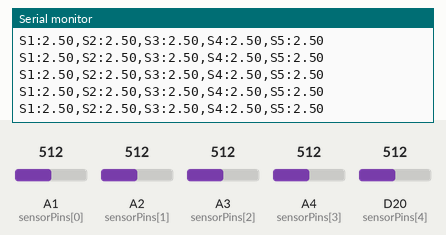
Bench run of a sketch on a simulated Arduino Zero (SAMD21). On the bench: the last lines printed to the serial monitor. The inputs (shaded band) are chosen by the test bench; at power-on: A1 (sensorPins[0]) = 512, A2 (sensorPins[1]) = 512, A3 (sensorPins[2]) = 512, A4 (sensorPins[3]) = 512, D20 (sensorPins[4]) = 512 (analog values on the 0–1023 scale).

Above: at 2.7 s.
2.8 s: A1 (sensorPins[0]) set to 716
At 3.6 s:
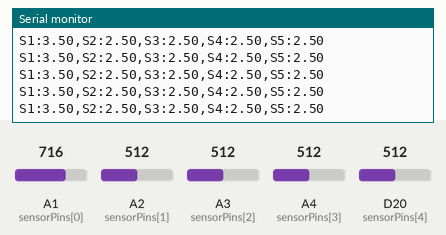
4.3 s: A2 (sensorPins[1]) set to 716
At 5.2 s:
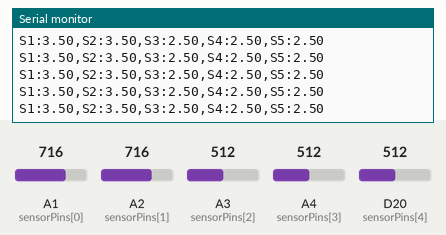
5.8 s: A3 (sensorPins[2]) set to 716
At 6.3 s:
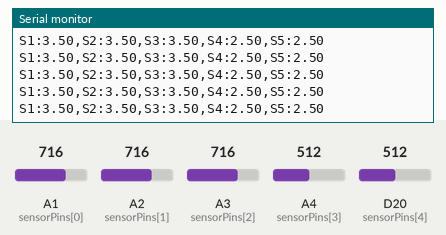
7.3 s: A4 (sensorPins[3]) set to 716
At 8.3 s:
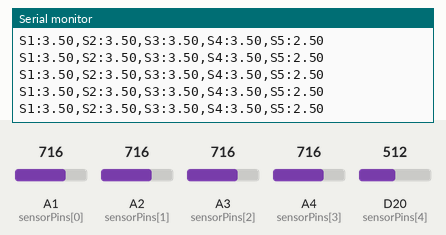
8.8 s: D20 (sensorPins[4]) set to 716
At 9.3 s:
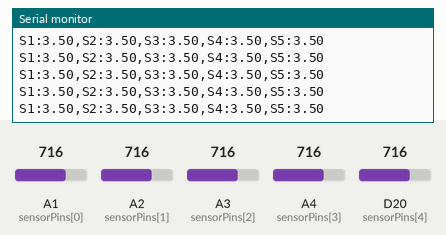
10.3 s: A1 (sensorPins[0]) set to 992
At 11.0 s:
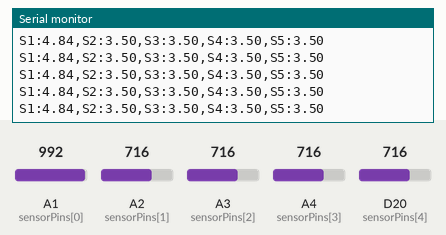
Timing chart, 0 to 12.8 s (numbered marks = the images above; inputs shaded):
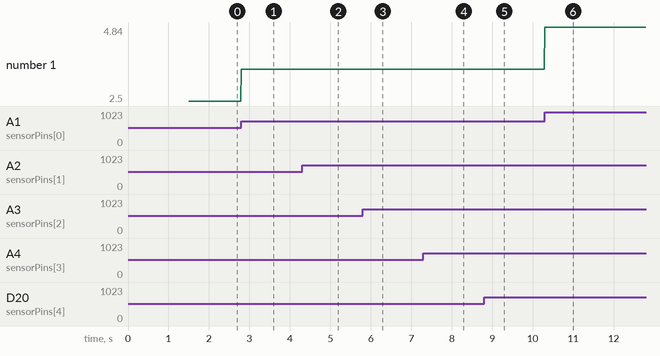

Measured:
- after the input at 2.8 s, the serial monitor: prints a new line at once (image 1)
- after the input at 4.3 s, the serial monitor: prints a new line at once (image 2)
- after the input at 5.8 s, the serial monitor: prints a new line at once (image 3)
- after the input at 7.3 s, the serial monitor: prints a new line at once (image 4)
- after the input at 8.8 s, the serial monitor: prints a new line at once (image 5)
- after the input at 10.3 s, the serial monitor: prints a new line at once (image 6)
- plotted number 1: 2.5 → 3.5 after the input at 2.8 s, 3.5 → 4.84 after the input at 10.3 s

The sketch:

Arduino.ino
```cpp
// Definizione dei 5 pin analogici (disponibili da A0 ad A6 su MKR WiFi 1010)
const int numSensors = 5;
const int sensorPins[numSensors] = {A1, A2, A3, A4, A6};

// Frequenza di campionamento: 100 Hz -> un campione ogni 10000 us
const unsigned long SAMPLE_PERIOD_US = 10000UL;
unsigned long nextSampleUs = 0;

void setup() {
  // 115200 baud: a 9600 baud una riga (~41 byte) richiede ~43 ms,
  // quindi non si potrebbero superare ~23 righe/s.
  Serial.begin(115200);
  // Attesa per dare tempo al Plotter Seriale di avviarsi senza bloccare il codice
  delay(1500);

  // Imposta la risoluzione ADC a 12 bit (valori da 0 a 4095)
  analogReadResolution(12);

  nextSampleUs = micros();
}

void loop() {
  // Temporizzazione non bloccante: il periodo resta 10 ms indipendentemente
  // dal tempo impiegato da lettura e stampa (con delay() si sommerebbero).
  if ((long)(micros() - nextSampleUs) < 0) {
    return;
  }
  nextSampleUs += SAMPLE_PERIOD_US;

  float voltages[numSensors];

  // Legge e converte i 5 sensori in tensione (0 - 5V)
  for (int i = 0; i < numSensors; i++) {
    int sensorValue = analogRead(sensorPins[i]);
    voltages[i] = sensorValue * (5 / 4095.0);
  }

  // Stampa formattata per il Plotter Seriale (gli indici partono da 0!)
  Serial.print("S1:");
  Serial.print(voltages[0], 2);
  Serial.print(",");

  Serial.print("S2:");
  Serial.print(voltages[1], 2);
  Serial.print(",");

  Serial.print("S3:");
  Serial.print(voltages[2], 2);
  Serial.print(",");

  Serial.print("S4:");
  Serial.print(voltages[3], 2);
  Serial.print(",");

  Serial.print("S5:");
  Serial.println(voltages[4], 2); // println chiude la riga del grafico
}
```
